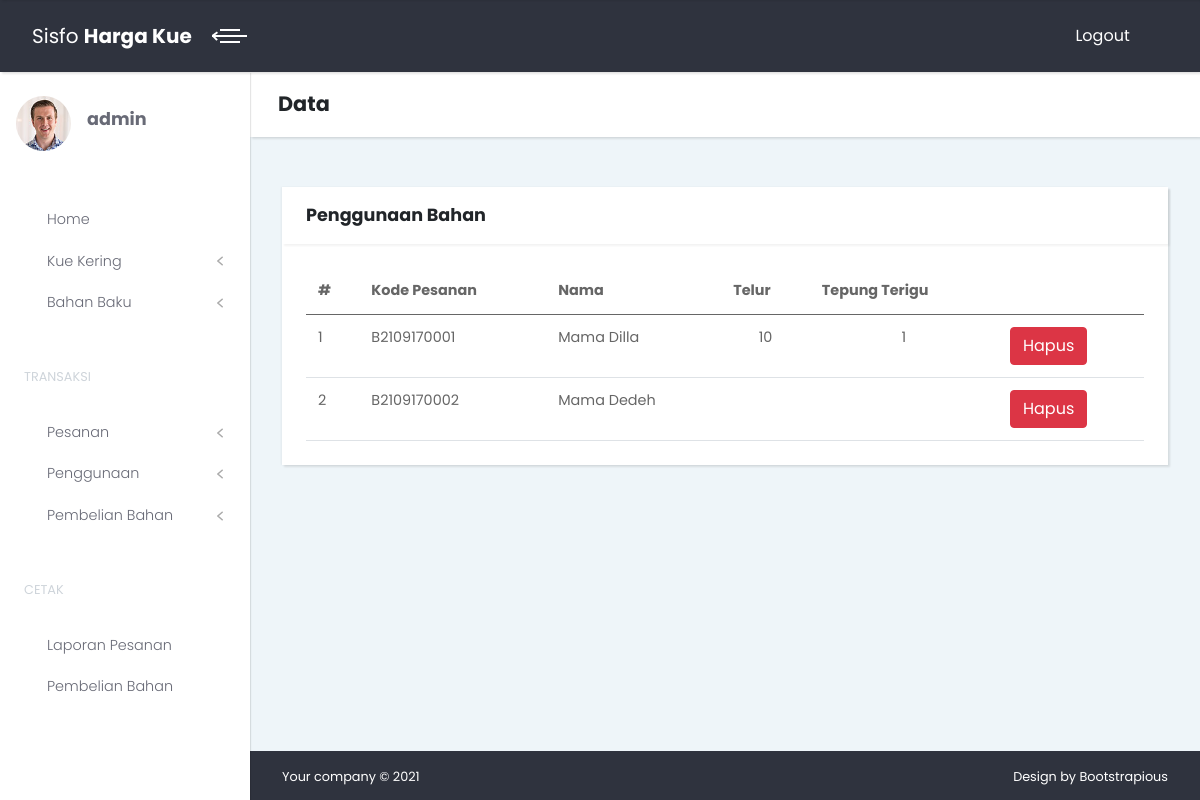
Screenshot of /data-penggunaan.php (signed in) with the database file from the repository.
### tables this page shows
CREATE TABLE `tbl_bahan_baku` (
  `kode_bahan_baku` int(5) NOT NULL,
  `nama_bahan_baku` varchar(50) NOT NULL
);

CREATE TABLE `tbl_pesanan` (
  `kode_pesanan` varchar(15) NOT NULL,
  `tanggal` date NOT NULL,
  `nama` varchar(30) DEFAULT NULL,
  `keterangan` varchar(500) DEFAULT NULL,
  `status` int(1) NOT NULL DEFAULT 0
);

CREATE TABLE `tbl_penggunaan` (
  `kode_penggunaan` int(10) NOT NULL,
  `kode_pesanan` varchar(15) NOT NULL,
  `kode_bahan_baku` int(5) NOT NULL,
  `jumlah` int(5) NOT NULL
);

### data-penggunaan.php (the view, shortened to what this page needs)
<!DOCTYPE html>
<html>
  <head>
    <link rel="stylesheet" href="vendor/choices.js/public/assets/styles/choices.min.css">
    <link rel="stylesheet" href="css/style.default.css" id="theme-stylesheet">
    <link rel="stylesheet" href="css/custom.css">
  </head>
  <body>
    <div class="page">
      <?php include 'com/header.php' ?>
      <div class="page-content d-flex align-items-stretch">
        <?php include 'com/side.php' ?>
        <div class="content-inner w-100">
          <header class="bg-white shadow-sm px-4 py-3 z-index-20">
            <div class="container-fluid px-0">
              <h2 class="mb-0 p-1">Data</h2>
            </div>
          </header>
          <section class="tables">
            <div class="container-fluid">
              <div class="row gy-4">
                <div class="col-lg-12">
                  <div class="card mb-0">
                    <div class="card-header">
                      <h3 class="h4 mb-0">Penggunaan Bahan</h3>
                    </div>
                    <div class="card-body">
                      <div class="table-responsive">
                        <table class="table mb-0">
                          <thead>
                            <tr>
                              <th>#</th>
                              <th>Kode Pesanan</th>
                              <th>Nama</th>
                              <?php
                              include 'main/koneksi.php';
                              $bb = mysqli_query($conn,"SELECT * FROM tbl_bahan_baku ORDER BY nama_bahan_baku ASC");
                              while ($b = mysqli_fetch_assoc($bb)) { ?>
                              <th><?php echo $b['nama_bahan_baku'] ?></th>
                              <?php } ?>
                              <th></th>
                            </tr>
                          </thead>
                          <tbody id="data">
                            <?php
                            $no=1;
                            $q = mysqli_query($conn,"SELECT * FROM tbl_pesanan WHERE status != '0'");
                            while ($d = mysqli_fetch_assoc($q)) { ?>
                            <tr>
                              <td scope="row"><?php echo $no++ ?></td>
                              <td><?php echo $d['kode_pesanan'] ?></td>
                              <td><?php echo $d['nama'] ?></td>
                              <?php
                              $bb = mysqli_query($conn,"SELECT * FROM tbl_bahan_baku ORDER BY nama_bahan_baku ASC");
                              while ($b = mysqli_fetch_assoc($bb)) {
                              $sj = mysqli_fetch_assoc(mysqli_query($conn,"SELECT * FROM tbl_penggunaan WHERE kode_pesanan = '$d[kode_pesanan]' AND kode_bahan_baku = '$b[kode_bahan_baku]'"));
                              ?>
                              <td align="center"><?php echo $sj['jumlah'] ?></td>
                              <?php } ?>
                              <td>
                                <button class="btn btn-danger btn-hapus" data-btn="penggunaan" data-id="<?php echo $d['kode_pesanan'] ?>">Hapus</button>
                              </td>
                            </tr>
                            <?php } ?>
                          </tbody>
                        </table>
                      </div>
                    </div>
                  </div>
                </div>
              </div>
            </div>
          </section>
          <?php include 'com/footer.php' ?>
        </div>
      </div>
    </div>
    <link rel="stylesheet" href="https://use.fontawesome.com/releases/v5.7.1/css/all.css">
  </body>
</html>

### com/header.php (shortened to what this page needs)
<header class="header z-index-50">
  <nav class="navbar py-3 px-0 shadow-sm text-white position-relative">
    <div class="container-fluid w-100">
      <div class="navbar-holder d-flex align-items-center justify-content-between w-100">
        <div class="navbar-header">
          <a class="navbar-brand d-none d-sm-inline-block" href="index.php">
            <div class="brand-text d-none d-lg-inline-block"><span>Sisfo</span> <strong>Harga Kue</strong></div>
          </a>
          <a class="menu-btn active" id="toggle-btn" href="#"><span></span><span></span><span></span>
          </a>
        </div>
        <ul class="nav-menu list-unstyled d-flex flex-md-row align-items-md-center">
          <li class="nav-item"><a class="nav-link text-white" href="logout.php"> <span class="d-none d-sm-inline">Logout</span>
            <svg class="svg-icon svg-icon-xs svg-icon-heavy">
              <use xlink:href="#security-1"> </use>
            </svg></a>
          </li>
        </ul>
      </div>
    </div>
  </nav>
</header>

### com/side.php (shortened to what this page needs)
<nav class="side-navbar z-index-40">
  <div class="sidebar-header d-flex align-items-center py-4 px-3"><img class="avatar shadow-0 img-fluid rounded-circle" src="img/avatar-1.jpg" alt="...">
    <div class="ms-3 title">
      <h1 class="h4 mb-2"><?php echo $_SESSION['username'] ?></h1>
    </div>
  </div>
  <ul class="list-unstyled py-4">
    <li class="sidebar-item"><a class="sidebar-link" href="index.php">
      <svg class="svg-icon svg-icon-sm svg-icon-heavy me-xl-2">
        <use xlink:href="#real-estate-1"> </use>
      </svg>Home </a>
    </li>
    <li class="sidebar-item"><a class="sidebar-link" href="#kue" data-bs-toggle="collapse">
      <svg class="svg-icon svg-icon-sm svg-icon-heavy me-xl-2">
        <use xlink:href="#browser-window-1"> </use>
      </svg>Kue Kering </a>
    </li>
    <li class="sidebar-item"><a class="sidebar-link" href="#bb" data-bs-toggle="collapse">
      <svg class="svg-icon svg-icon-sm svg-icon-heavy me-xl-2">
        <use xlink:href="#browser-window-1"> </use>
      </svg>Bahan Baku </a>
    </li>
  </ul>
  <span class="text-uppercase text-gray-400 text-xs letter-spacing-0 mx-3 px-2 heading">Transaksi</span>
  <ul class="list-unstyled py-4">
    <li class="sidebar-item"><a class="sidebar-link" href="#pesanan" data-bs-toggle="collapse">
      <svg class="svg-icon svg-icon-sm svg-icon-heavy me-xl-2">
        <use xlink:href="#browser-window-1"> </use>
      </svg>Pesanan </a>
    </li>
    <li class="sidebar-item"><a class="sidebar-link" href="#penggunaan" data-bs-toggle="collapse">
      <svg class="svg-icon svg-icon-sm svg-icon-heavy me-xl-2">
        <use xlink:href="#browser-window-1"> </use>
      </svg>Penggunaan </a>
    </li>
    <li class="sidebar-item"><a class="sidebar-link" href="#pembelian" data-bs-toggle="collapse">
      <svg class="svg-icon svg-icon-sm svg-icon-heavy me-xl-2">
        <use xlink:href="#browser-window-1"> </use>
      </svg>Pembelian Bahan </a>
    </li>
  </ul>
  <span class="text-uppercase text-gray-400 text-xs letter-spacing-0 mx-3 px-2 heading">Cetak</span>
  <ul class="list-unstyled py-4">
    <li class="sidebar-item"> <a class="sidebar-link" href="lap-pesanan.php">
      <svg class="svg-icon svg-icon-sm svg-icon-heavy me-xl-2">
        <use xlink:href="#imac-screen-1"> </use>
      </svg>Laporan Pesanan </a>
    </li>
    <li class="sidebar-item"> <a class="sidebar-link" href="lap-pembelian.php">
      <svg class="svg-icon svg-icon-sm svg-icon-heavy me-xl-2">
        <use xlink:href="#chart-1"> </use>
      </svg>Pembelian Bahan </a>
    </li>
  </ul>
</nav>

### com/footer.php
<footer class="position-absolute bottom-0 bg-darkBlue text-white text-center py-3 w-100 text-xs" id="footer">
  <div class="container-fluid">
    <div class="row gy-2">
      <div class="col-sm-6 text-sm-start">
        <p class="mb-0">Your company &copy; 2021</p>
      </div>
      <div class="col-sm-6 text-sm-end">
        <p class="mb-0">Design by <a href="https://bootstrapious.com/p/admin-template" class="text-white text-decoration-none">Bootstrapious</a></p>
      </div>
    </div>
  </div>
</footer>

### rows the page displays
tbl_bahan_baku: nama_bahan_baku "Telur", tbl_penggunaan.jumlah "10"
tbl_bahan_baku: nama_bahan_baku "Tepung Terigu", tbl_penggunaan.jumlah "1"
tbl_pesanan: kode_pesanan "B2109170001", nama "Mama Dilla"
tbl_pesanan: kode_pesanan "B2109170002", nama "Mama Dedeh"

### other values shown
$_SESSION['username'] "admin"
